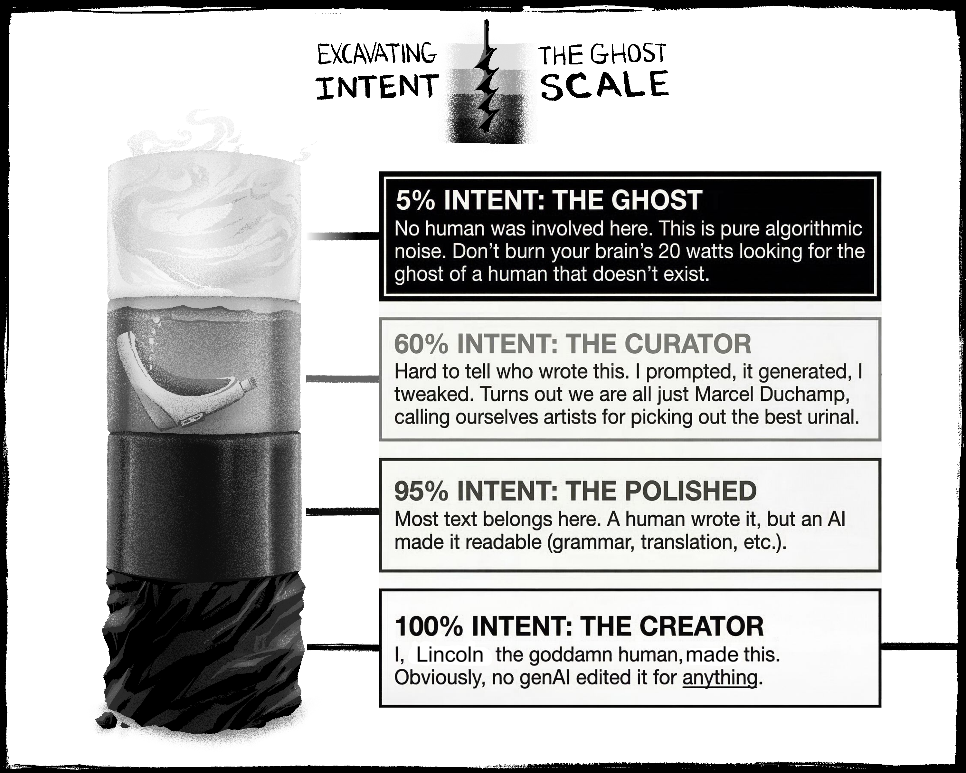
#> input picture figures/Ghostscale_creator.png, 966 x 773 px
$ python make_ghost_scale_pair.py
#> lines starting #> are read from the running program, lines starting #| are printed output that depends on the picture
"""Rebuild figures/ghost_scale_pair.png from the two source images.

THE BUG THIS FIXES. The pair was composed on a paper-coloured canvas, which put a near-white margin
around both panels and down the middle. That is wrong on its own terms: the two panels are supposed
to be distinguishable at a glance BY THEIR BORDERS, black for the hand-drawn one and grey for the
rendered one, and a white surround flattens both into the page. On a dark background it reads as a
white box, which is worse.

Both source images already carry their own correct border. The drawn one is black to its corners;
the rendered one is grey to its corners. So the fix is not to add borders, it is to stop adding the
margin: scale the two to a common height and butt them together with nothing between.

    python scripts/make_ghost_scale_pair.py
"""
from __future__ import annotations

from pathlib import Path

from PIL import Image

REPO = Path(__file__).resolve().parents[1]
FIG = REPO / "figures"

LEFT = FIG / "Ghostscale_creator.png"      # 100% intent, drawn by a person
RIGHT = FIG / "Ghostscale_curator.jpeg"    # 60% intent, rendered by a machine
OUT = FIG / "ghost_scale_pair.png"

BORDER = 46             # thick enough that the two tones are the first thing you see
BLACK = (0, 0, 0)       # the drawn panel: 100% intent
GREY = (101, 104, 97)   # the rendered panel, sampled from its own existing edge


def main() -> None:
    left = Image.open(LEFT).convert("RGB")
    right = Image.open(RIGHT).convert("RGB")
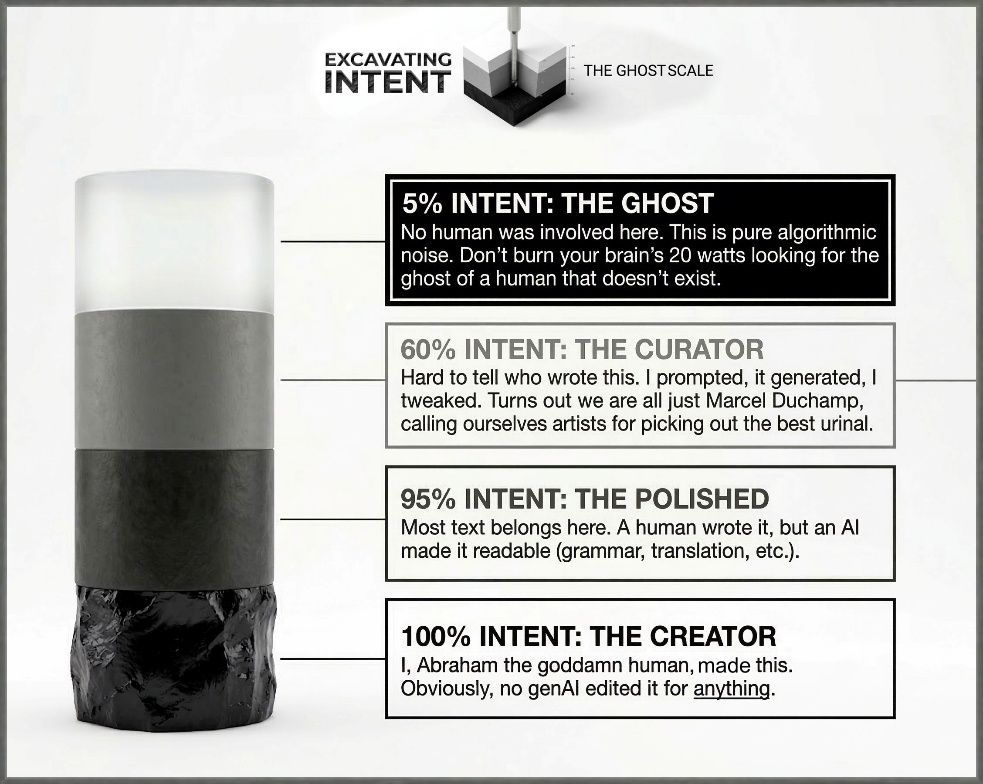
#> input picture figures/Ghostscale_curator.jpeg, 983 x 784 px
#> right is the input picture: PIL image 983x784 RGB; mean R, G, B 192.8, 193.2, 190.8

    # Scale to a common CONTENT height first, so the two borders come out the same thickness.
    # Bordering first and scaling after would make one frame visibly thinner than the other.
    height = max(left.height, right.height)
#> height = 784

    def scaled(im: Image.Image) -> Image.Image:
        if im.height == height:
            return im
        return im.resize((round(im.width * height / im.height), height), Image.LANCZOS)

    left, right = scaled(left), scaled(right)

    def framed(im: Image.Image, colour) -> Image.Image:
#> called with colour = (0, 0, 0)
        out = Image.new("RGB", (im.width + 2 * BORDER, im.height + 2 * BORDER), colour)
#> out: PIL image 1072x876 RGB; every value is 0
        out.paste(im, (BORDER, BORDER))
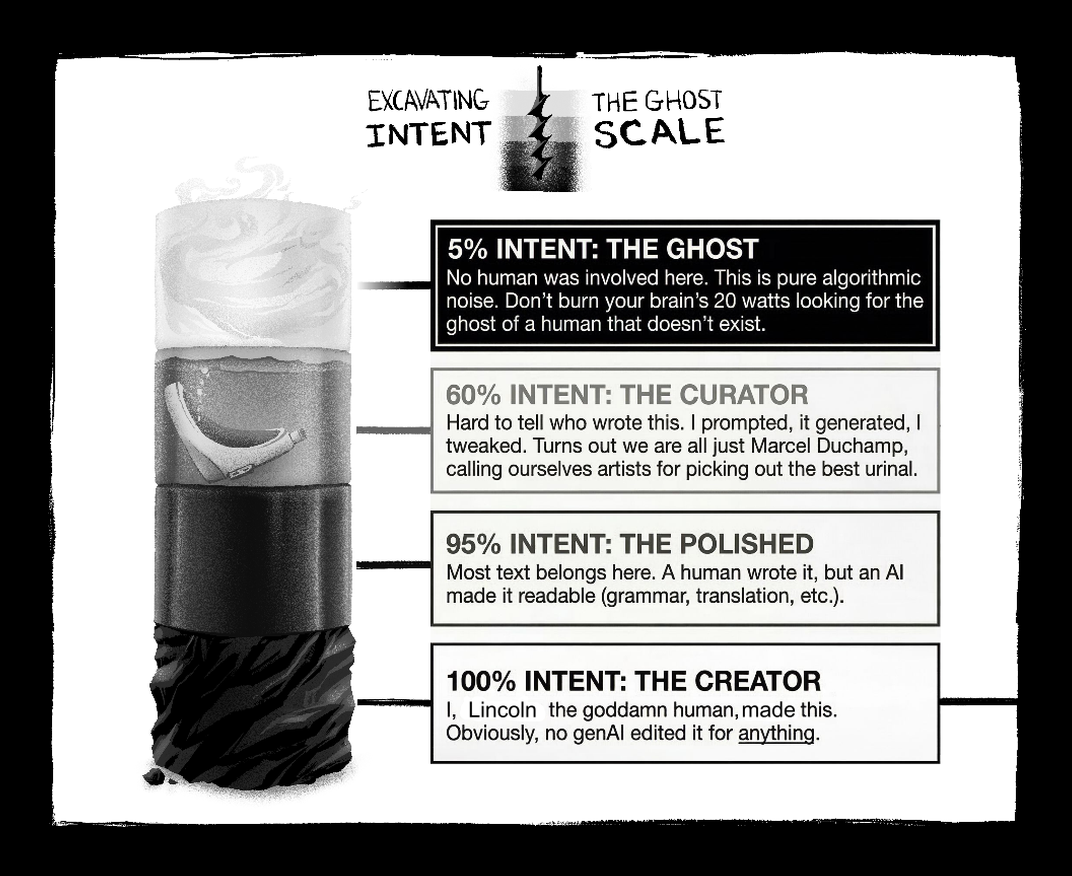
#> out: PIL image 1072x876 RGB; mean R, G, B 155.7, 155.7, 155.2
        return out

    left, right = framed(left, BLACK), framed(right, GREY)
#> call 2 of framed, with colour = (101, 104, 97)
#> in framed (call 2), `out = Image.new("RGB", (im.width + 2 * BORDER, im.height + 2 * BORDER)..`:
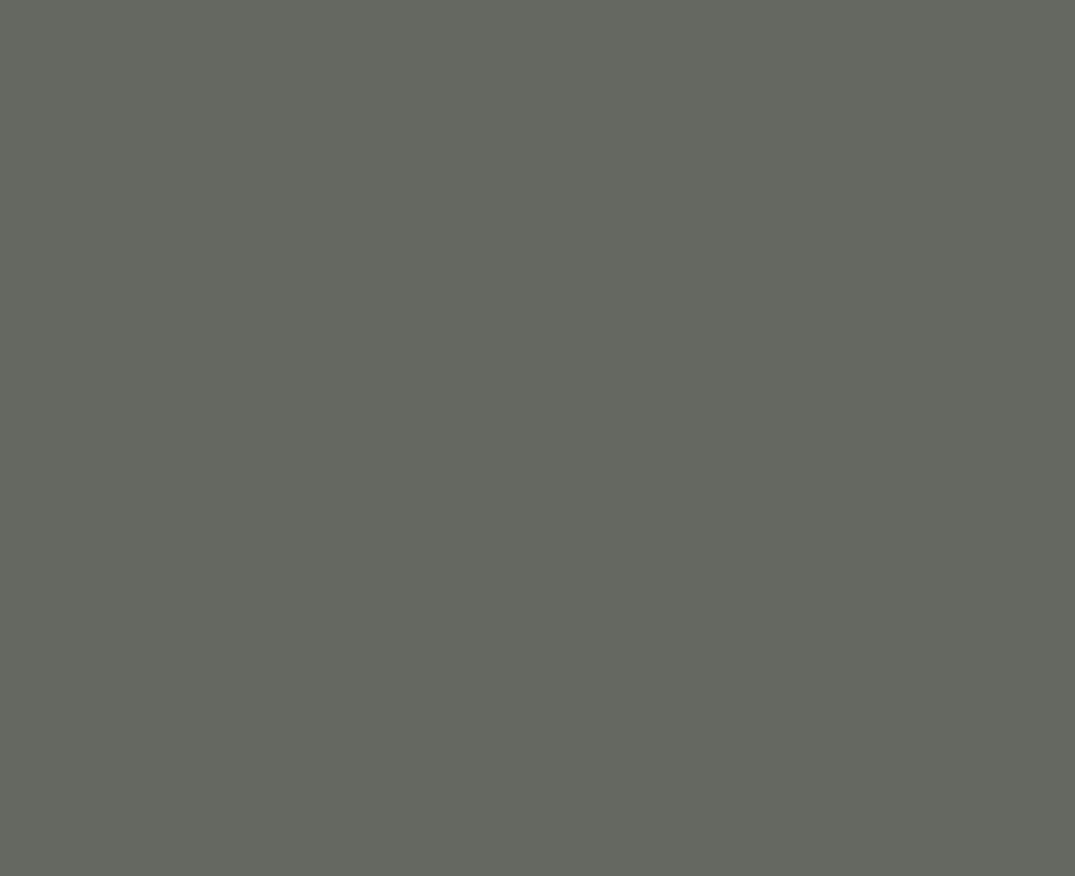
#> out: PIL image 1075x876 RGB; mean R, G, B 101, 104, 97
#> in framed (call 2), `out.paste(im, (BORDER, BORDER))`:
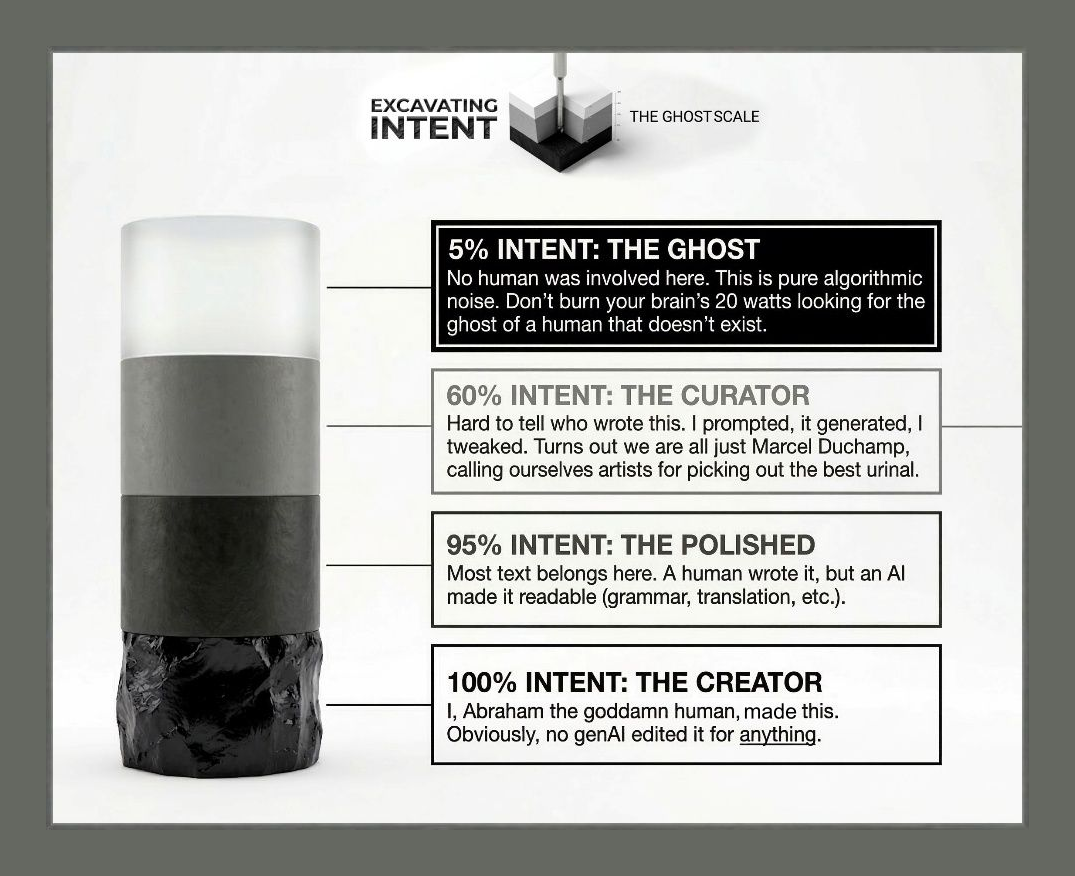
#> out: PIL image 1075x876 RGB; mean R, G, B 176.1, 177, 173.8

    # No gutter. The two frames meet, so black against grey IS the division, which is the whole
    # point of giving them different border tones in the first place.
    canvas = Image.new("RGB", (left.width + right.width, left.height), BLACK)
#> canvas: PIL image 2147x876 RGB; every value is 0
    canvas.paste(left, (0, 0))
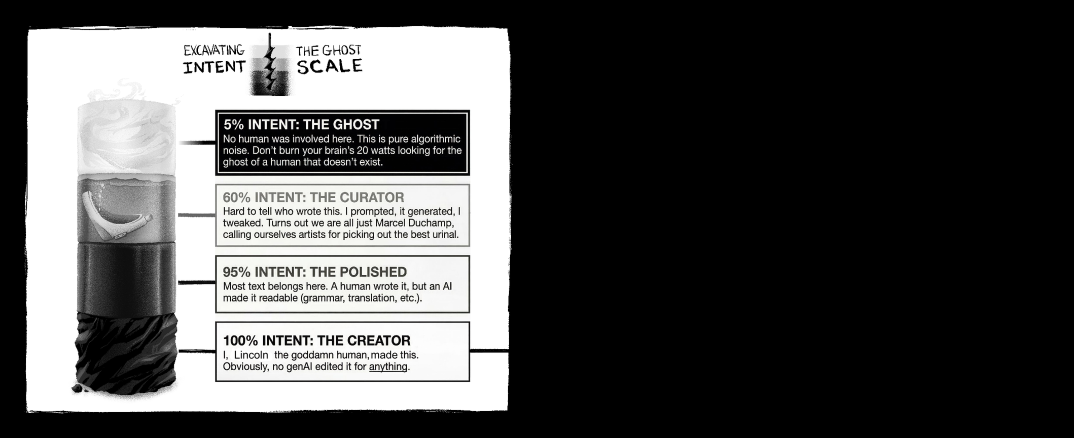
#> canvas: PIL image 2147x876 RGB (shown at 1/2 size); mean R, G, B 77.7, 77.8, 77.5
    canvas.paste(right, (left.width, 0))
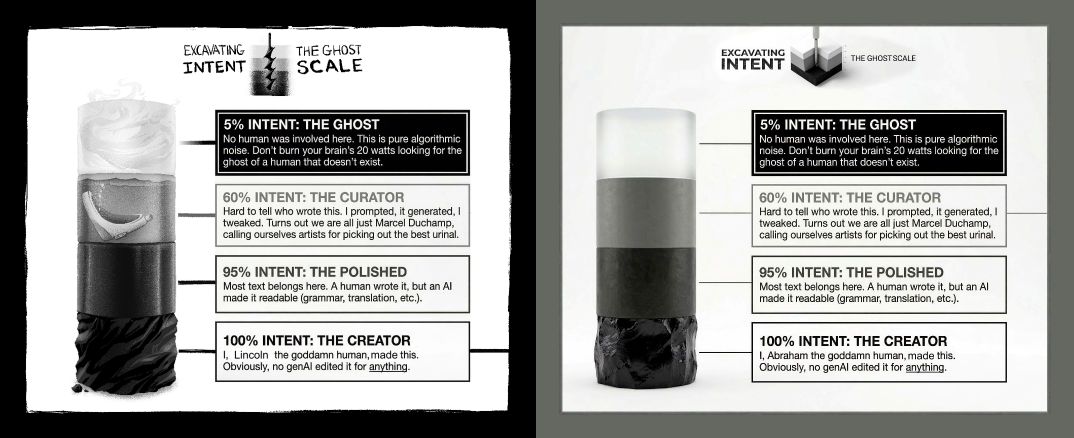
#> canvas: PIL image 2147x876 RGB (shown at 1/2 size); mean R, G, B 165.9, 166.4, 164.5
    canvas.save(OUT)

    px = canvas.convert("RGB")
    corners = {"top-left": px.getpixel((0, 0)),
               "top-right": px.getpixel((canvas.width - 1, 0)),
               "bottom-left": px.getpixel((0, canvas.height - 1)),
               "bottom-right": px.getpixel((canvas.width - 1, canvas.height - 1))}
#> corners = {'top-left': (0, 0, 0), 'top-right': (101, 104, 97), 'bottom-left': (0, 0, 0), 'bottom-right': (101, 104, 97)}
    print(f"wrote {OUT.relative_to(REPO)}  {canvas.size}  border {BORDER}px")
#| wrote figures/ghost_scale_pair.png  (2147, 876)  border 46px
    for k, v in corners.items():
        print(f"  {k:<13} {v}")
#> this loop made 4 passes
#|   top-left      (0, 0, 0)
#|   top-right     (101, 104, 97)
#|   bottom-left   (0, 0, 0)
#|   bottom-right  (101, 104, 97)
    assert corners["top-left"] == BLACK, "the drawn panel must be framed in black"
    assert corners["top-right"] == GREY, "the rendered panel must be framed in grey"


if __name__ == "__main__":
    main()
